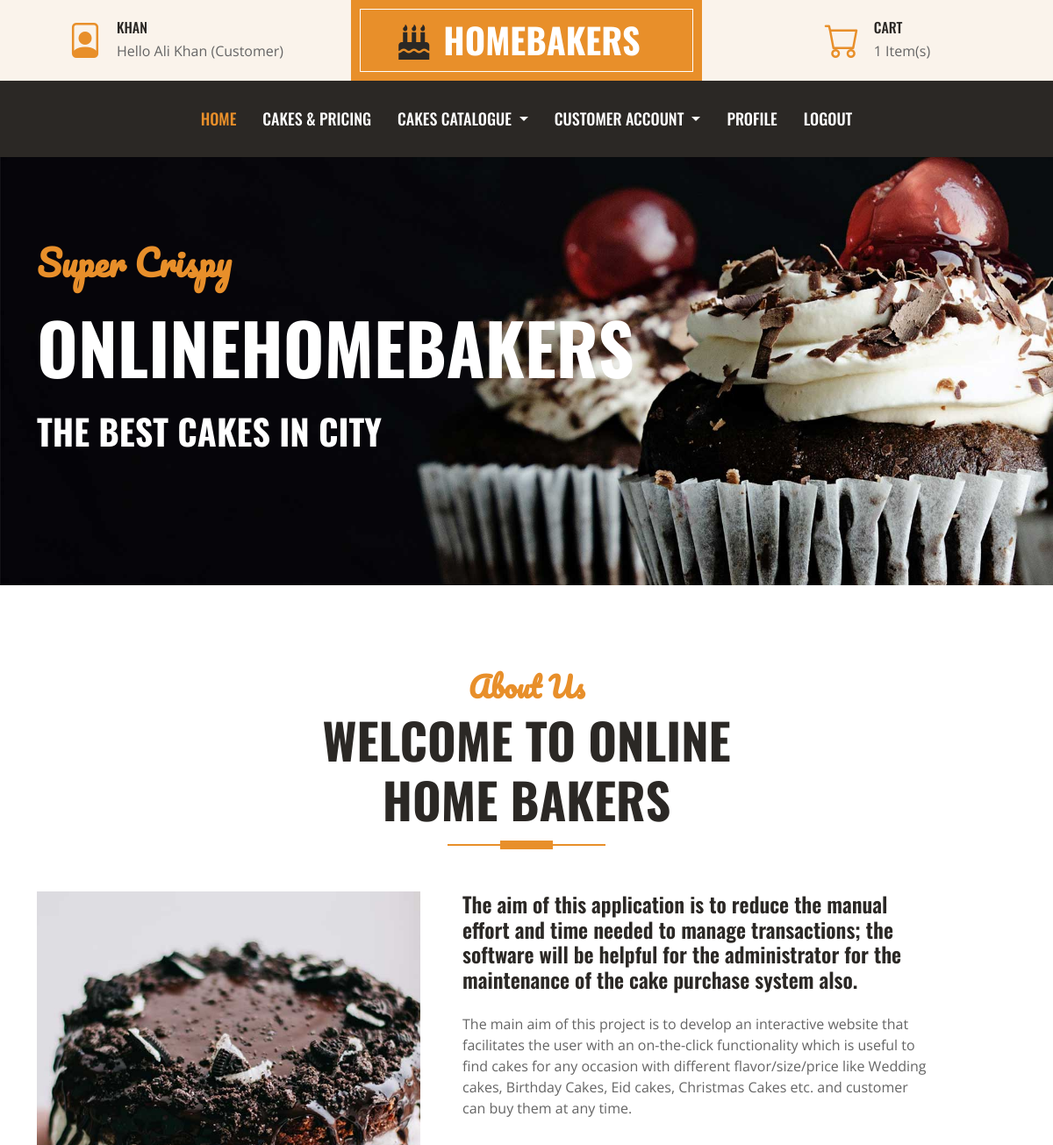
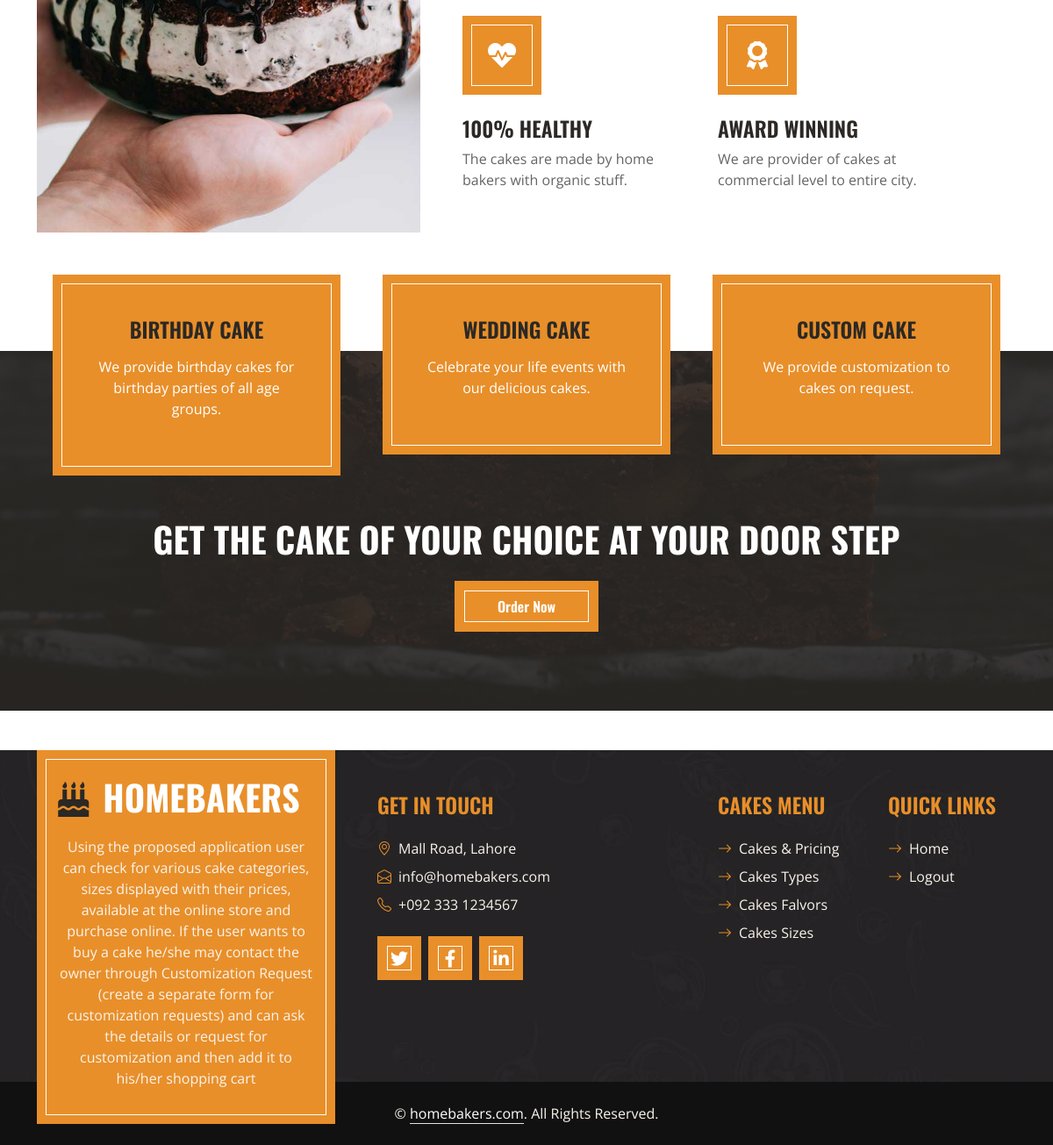
/ (signed in), run on the app's committed database (2 pictures, top to bottom).
### homebaker/models.py (models this page shows, shortened)
class Users(db.Model,UserMixin):
        id=db.Column(db.Integer, primary_key=True)
        loginid = db.Column(db.String(200),unique=True,nullable=False)
        password = db.Column(db.String(255),nullable=False)
        name = db.Column(db.String(100),nullable=False)
        contact = db.Column(db.String(20),nullable=False)
        email = db.Column(db.String(200),nullable=False)
        address = db.Column(db.String(255),nullable=True)
        utype = db.Column(db.String(15),nullable=True, default='Customer')
        status = db.Column(db.String(15),nullable=True, default='Active')
        photo = db.Column(db.String(100),nullable=True, default='user.png')
        date_created = db.Column(db.DateTime, default=datetime.utcnow)
        cart=db.relationship('Carts',backref=db.backref('usercart')) # PK -> FK (Cart)
        order=db.relationship('Orders',backref=db.backref('userorder')) # PK -> FK (Order)
        item=db.relationship('Items',backref=db.backref('useritem')) # PK -> FK (Item)

### homebaker/routes.py (the view)
@app.route('/')
def index():
    userId=0
    cCount=0
    if current_user.is_authenticated:
        userId=format(current_user.id)
        carts=Carts.query.filter_by(customer_id=userId).all();
        for c in carts:
            cCount = cCount + c.qty
    page ='Home'
    sub_page='Home'
    pgTitle=title+' | '+page
    return render_template("index.html", page= page, sub_page=sub_page,pgTitle=pgTitle,cCount=cCount)

### homebaker/templates/index.html (shortened to what this page needs)
{% extends 'base.html' %}
{% block body %}
    <div class="container-fluid bg-primary py-5 mb-5 hero-header">
        <div class="container py-5">
            <div class="row justify-content-start">
                <div class="col-lg-8 text-center text-lg-start">
                    <h1 class="font-secondary text-primary mb-4">Super Crispy</h1>
                    <h1 class="display-1 text-uppercase text-white mb-4">OnlineHomeBakers</h1>
                    <h1 class="text-uppercase text-white">The Best Cakes In City</h1>
                    <div class="d-flex align-items-center justify-content-center justify-content-lg-start pt-5">
                    </div>
                </div>
            </div>
        </div>
    </div>
    <div class="container-fluid pt-5">
        <div class="container">
            <div class="section-title position-relative text-center mx-auto mb-5 pb-3" style="max-width: 600px;">
                <h2 class="text-primary font-secondary">About Us</h2>
                <h1 class="display-4 text-uppercase">Welcome To Online Home Bakers</h1>
            </div>
            <div class="row gx-5">
                <div class="col-lg-5 mb-5 mb-lg-0" style="min-height: 400px;">
                    <div class="position-relative h-100">
                        <img class="position-absolute w-100 h-100" src="{{ url_for('static',filename='img/about.jpg') }}" style="object-fit: cover;">
                    </div>
                </div>
                <div class="col-lg-6 pb-5">
                    <h4 class="mb-4">The aim of this application is to reduce the manual effort and time needed to manage transactions; the software will be helpful for the administrator for the maintenance of the cake purchase system also.</h4>
                    <p class="mb-5">
						The main aim of this project is to develop an interactive website that facilitates the user with an on-the-click functionality which is useful to find cakes for any occasion with different flavor/size/price like Wedding cakes, Birthday Cakes, Eid cakes, Christmas Cakes etc. and customer can buy them at any time.
					</p>
                    <div class="row g-5">
                        <div class="col-sm-6">
                            <div class="d-flex align-items-center justify-content-center bg-primary border-inner mb-4" style="width: 90px; height: 90px;">
                                <i class="fa fa-heartbeat fa-2x text-white"></i>
                            </div>
                            <h4 class="text-uppercase">100% Healthy</h4>
                            <p class="mb-0">The cakes are made by home bakers with organic stuff. </p>
                        </div>
                        <div class="col-sm-6">
                            <div class="d-flex align-items-center justify-content-center bg-primary border-inner mb-4" style="width: 90px; height: 90px;">
                                <i class="fa fa-award fa-2x text-white"></i>
                            </div>
                            <h4 class="text-uppercase">Award Winning</h4>
                            <p class="mb-0">We are provider of cakes at commercial level to entire city.</p>
                        </div>
                    </div>
                </div>
            </div>
        </div>
    </div>
    <div class="container-fluid service position-relative px-5 mt-5" style="margin-bottom: 135px;">
        <div class="container">
            <div class="row g-5">
                <div class="col-lg-4 col-md-6">
                    <div class="bg-primary border-inner text-center text-white p-5">
                        <h4 class="text-uppercase mb-3">Birthday Cake</h4>
                        <p>We provide birthday cakes for birthday parties of all age groups.</p>
                    </div>
                </div>
                <div class="col-lg-4 col-md-6">
                    <div class="bg-primary border-inner text-center text-white p-5">
                        <h4 class="text-uppercase mb-3">Wedding Cake</h4>
                        <p>Celebrate your life events with our delicious cakes.</p>
                    </div>
                </div>
                <div class="col-lg-4 col-md-6">
                    <div class="bg-primary border-inner text-center text-white p-5">
                        <h4 class="text-uppercase mb-3">Custom Cake</h4>
                        <p>We provide customization to cakes on request. </p>
                    </div>
                </div>
                <div class="col-lg-12 col-md-6 text-center">
                    <h1 class="text-uppercase text-light mb-4">Get the cake of your choice at your door step</h1>
                    <a href="{{ url_for('cakes') }}" class="btn btn-primary border-inner py-3 px-5">Order Now</a>
                </div>
            </div>
        </div>
    </div>
{% endblock %}

### homebaker/templates/base.html (shortened to what this page needs)
<!DOCTYPE html>
<html lang="en">
<head>
    <link href="https://cdnjs.cloudflare.com/ajax/libs/font-awesome/5.10.0/css/all.min.css" rel="stylesheet">
    <link href="https://cdn.jsdelivr.net/npm/bootstrap-icons@1.4.1/font/bootstrap-icons.css" rel="stylesheet">
    <link href="{{ url_for('static',filename='lib/owlcarousel/assets/owl.carousel.min.css') }}" rel="stylesheet">
    <link href="{{ url_for('static',filename='css/bootstrap.min.css') }}" rel="stylesheet">
    <link href="{{ url_for('static',filename='css/style.css') }}" rel="stylesheet">
</head>
<body>
        <div class="container-fluid px-0 d-none d-lg-block">
            <div class="row gx-0">
                <div class="col-lg-4 text-center bg-secondary py-3">
                    <div class="d-inline-flex align-items-center justify-content-center">
                        <i class="bi bi-file-person fs-1 text-primary me-3"></i>
                        <div class="text-start">
                            <h6 class="text-uppercase mb-1">{{ current_user.loginid if current_user.is_authenticated else 'Guest'}}</h6>
                            <span>Hello {{ current_user.name if current_user.is_authenticated else 'Guest'}} ({{ current_user.utype if current_user.is_authenticated else 'Guest'}})</span>
                        </div>
                    </div>
                </div>
                <div class="col-lg-4 text-center bg-primary border-inner py-3">
                    <div class="d-inline-flex align-items-center justify-content-center">
                        <a href="{{url_for('index')}}" class="navbar-brand">
                            <h1 class="m-0 text-uppercase text-white"><i class="fa fa-birthday-cake fs-1 text-dark me-3"></i>HomeBakers</h1>
                        </a>
                    </div>
                </div>
                <div class="col-lg-4 text-center bg-secondary py-3">
                    <div class="d-inline-flex align-items-center justify-content-center">
                        <i class="bi bi-cart fs-1 text-primary me-3"></i>
                        <div class="text-start">
                            <h6 class="text-uppercase mb-1">Cart</h6>
                            <span>{{cCount}} Item(s)</span>
                        </div>
                    </div>
                </div>
            </div>
        </div>
    <nav class="navbar navbar-expand-lg bg-dark navbar-dark shadow-sm py-3 py-lg-0 px-3 px-lg-0">
        <div class="collapse navbar-collapse" id="navbarCollapse">
            <div class="navbar-nav ms-auto mx-lg-auto py-0">
                <a href="{{url_for('index')}}" class="nav-item nav-link {% if page == 'Home' %} active {% endif %}">Home</a>
                {% if current_user.is_authenticated %}
                {% if current_user.utype != 'Admin' %}
                <a href="{{url_for('cakes')}}" class="nav-item nav-link {% if page == 'Cakes' %} active {% endif %}">Cakes & Pricing</a>
                {% endif %}
                {% endif %}
                <div class="nav-item dropdown">
                    <a href="#" class="nav-link dropdown-toggle " data-bs-toggle="dropdown">Cakes Catalogue </a>
                </div>
                {% if current_user.is_authenticated %}
                 {% if current_user.utype == 'Customer' %}
                <div class="nav-item dropdown">
                    <a href="#" class="nav-link dropdown-toggle  {% if page == 'Cart' or page == 'Orders'  %} active {% endif %}" data-bs-toggle="dropdown">Customer Account </a>
                </div>
                {% endif %}
                {% endif %}
                {% if current_user.is_authenticated %}
				<a href="{{url_for('profile')}}" class="nav-item nav-link {% if page == 'Profile' %} active {% endif %}">Profile</a>
				<a href="{{url_for('logout')}}" class="nav-item nav-link">Logout</a>
                {% else %}
				<a href="{{url_for('login')}}" class="nav-item nav-link {% if page == 'Login' %} active {% endif %}">Sign In</a>
				<a href="{{url_for('register')}}" class="nav-item nav-link {% if page == 'Register' %} active {% endif %}">Register</a>
                {% endif %}
            </div>
        </div>
    </nav>
    {% block body %}
    {% endblock %}
        <div class="container-fluid bg-img text-secondary" style="margin-top: 90px">
            <div class="container">
                <div class="row gx-5">
                    <div class="col-lg-4 col-md-6 mb-lg-n5">
                        <div class="d-flex flex-column align-items-center justify-content-center text-center h-100 bg-primary border-inner p-4">
                            <a href="{{url_for('index')}}" class="navbar-brand">
                                <h1 class="m-0 text-uppercase text-white"><i class="fa fa-birthday-cake fs-1 text-dark me-3"></i>HomeBakers</h1>
                            </a>
                            <p class="mt-3">
                            Using the proposed application user can check for various cake categories, sizes displayed with their prices, available at the online store and purchase online. If the user wants to buy a cake he/she may contact the owner through Customization Request (create a separate form for customization requests) and can ask the details or request for customization and then add it to his/her shopping cart
                            </p>
                        </div>
                    </div>
                    <div class="col-lg-8 col-md-6">
                        <div class="row gx-5">
                            <div class="col-lg-6 col-md-6 pt-5 mb-5">
                                <h4 class="text-primary text-uppercase mb-4">Get In Touch</h4>
                                <div class="d-flex mb-2">
                                    <i class="bi bi-geo-alt text-primary me-2"></i>
                                    <p class="mb-0">Mall Road, Lahore</p>
                                </div>
                                <div class="d-flex mb-2">
                                    <i class="bi bi-envelope-open text-primary me-2"></i>
                                    <p class="mb-0">info@homebakers.com</p>
                                </div>
                                <div class="d-flex mb-2">
                                    <i class="bi bi-telephone text-primary me-2"></i>
                                    <p class="mb-0">+092 333 1234567</p>
                                </div>
                                <div class="d-flex mt-4">
                                    <a class="btn btn-lg btn-primary btn-lg-square border-inner rounded-0 me-2" href="#"><i class="fab fa-twitter fw-normal"></i></a>
                                    <a class="btn btn-lg btn-primary btn-lg-square border-inner rounded-0 me-2" href="#"><i class="fab fa-facebook-f fw-normal"></i></a>
                                    <a class="btn btn-lg btn-primary btn-lg-square border-inner rounded-0 me-2" href="#"><i class="fab fa-linkedin-in fw-normal"></i></a>
                                </div>
                            </div>
                            <div class="col-lg-3 col-md-3 pt-0 pt-lg-5 mb-5">
                                <h4 class="text-primary text-uppercase mb-4">Cakes Menu</h4>
                                <div class="d-flex flex-column justify-content-start">
                                    <a class="text-secondary mb-2" href="{{url_for('cakes')}}"><i class="bi bi-arrow-right text-primary me-2"></i>Cakes & Pricing</a>
                                    <a class="text-secondary mb-2" href="{{url_for('types')}}"><i class="bi bi-arrow-right text-primary me-2"></i>Cakes Types</a>
                                    <a class="text-secondary mb-2" href="{{url_for('flavors')}}"><i class="bi bi-arrow-right text-primary me-2"></i>Cakes Falvors</a>
                                    <a class="text-secondary mb-2" href="{{url_for('sizes')}}"><i class="bi bi-arrow-right text-primary me-2"></i>Cakes Sizes</a>
                                </div>
                            </div>
                            <div class="col-lg-3 col-md-3 pt-0 pt-lg-5 mb-5">
                                <h4 class="text-primary text-uppercase mb-4">Quick Links</h4>
                                <div class="d-flex flex-column justify-content-start">
                                    <a class="text-secondary mb-2" href="{{url_for('index')}}"><i class="bi bi-arrow-right text-primary me-2"></i>Home</a>
                                    {% if current_user.is_authenticated %}
                                    <a class="text-secondary" href="{{url_for('logout')}}"><i class="bi bi-arrow-right text-primary me-2"></i>Logout</a>
                                    {% else %}
                                    <a class="text-secondary mb-2" href="{{url_for('login')}}"><i class="bi bi-arrow-right text-primary me-2"></i>Sign In</a>
                                    <a class="text-secondary" href="{{url_for('register')}}"><i class="bi bi-arrow-right text-primary me-2"></i>Register</a>
                                    {% endif %}
                                </div>
                            </div>
                        </div>
                    </div>
                </div>
            </div>
        </div>
        <div class="container-fluid text-secondary py-4" style="background: #111111;">
            <div class="container text-center">
                <p class="mb-0">&copy; <a class="text-white border-bottom" href="{{url_for('index')}}">homebakers.com</a>. All Rights Reserved.</p>
            </div>
        </div>
</body>
</html>

### data on the page
Users: loginid "KHAN", name "Ali Khan", utype "Customer"

### other printed values
{{ cCount }} "1"
